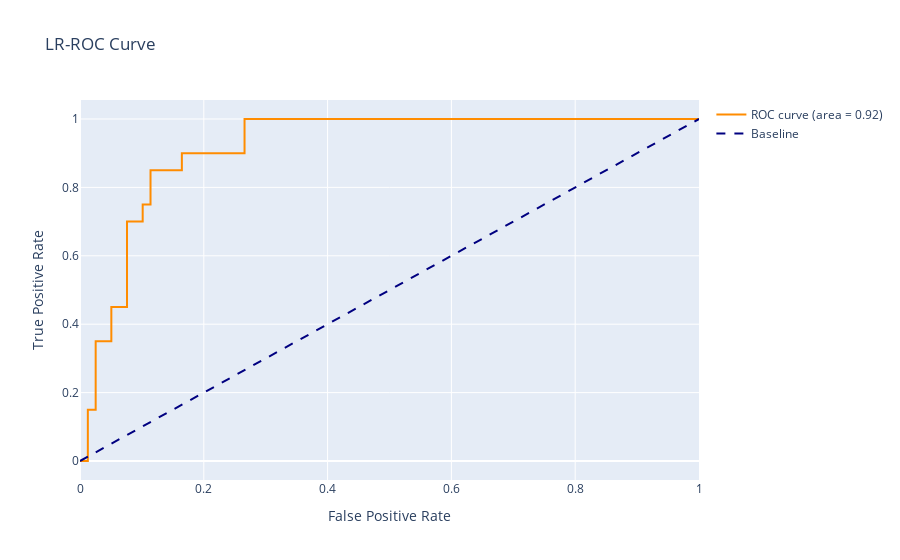

Notebook cell for this chart:
### Markdown cell above
#### ROC Curve

### Code cell
lr_training_roc = lr_training_summary.roc.toPandas()
lr_training_roc.to_csv('lr_training_roc.csv', index=False)

fig = go.Figure()
fig.add_trace(go.Scatter(x=lr_training_roc['FPR'], y=lr_training_roc['TPR'], 
                         mode='lines', line=dict(color='darkorange', width=2),
                         name='ROC curve (area = %0.2f)' % lr_training_summary.areaUnderROC))
fig.add_trace(go.Scatter(x=[0, 1], y=[0, 1], mode='lines', line=dict(color='navy', width=2, dash='dash'),
                         name='Baseline'))

fig.update_layout(
    title='LR-ROC Curve',
    xaxis_title='False Positive Rate',
    yaxis_title='True Positive Rate',
)

fig.show()

### Figure 1 — Plotly figure (JSON) as saved in the notebook; plotly's stock layout.template omitted (floating-point values rounded to 4 significant figures)
{"data": [{"line": {"color": "darkorange", "width": 2}, "mode": "lines", "name": "ROC curve (area = 0.92)", "type": "scatter", "x": [0, 0.01266, 0.01266, 0.01266, 0.01266, 0.02532, 0.02532, 0.02532, 0.02532, 0.02532, 0.03797, 0.05063, 0.05063, 0.05063, 0.06329, 0.07595, 0.07595, 0.07595, 0.07595, 0.07595, 0.07595, 0.08861, 0.1013, 0.1013, 0.1139, 0.1139, 0.1139, 0.1266, 0.1392, 0.1519, 0.1646, 0.1646, 0.1772, 0.1899, 0.2025, 0.2152, 0.2278, 0.2405, 0.2532, 0.2658, 0.2658, 0.2658, 0.2785, 0.2911, 0.3038, 0.3165, 0.3291, 0.3418, 0.3544, 0.3671, 0.3797, 0.3924, 0.4051, 0.4177, 0.4304, 0.443, 0.4557, 0.4684, 0.481, 0.4937, 0.5063, 0.519, 0.5316, 0.5443, 0.557, 0.5696, 0.5823, 0.5949, 0.6076, 0.6203, 0.6329, 0.6456, 0.6582, 0.6709, 0.6835, 0.6962, 0.7089, 0.7215, 0.7342, 0.7468, 0.7595, 0.7722, 0.7848, 0.7975, 0.8101, 0.8228, 0.8354, 0.8481, 0.8608, 0.8734, 0.8861, 0.8987, 0.9114, 0.9241, 0.9367, 0.9494, 0.962, 0.9747, 0.9873, 1, 1], "y": [0, 0, 0.05, 0.1, 0.15, 0.15, 0.2, 0.25, 0.3, 0.35, 0.35, 0.35, 0.4, 0.45, 0.45, 0.45, 0.5, 0.55, 0.6, 0.65, 0.7, 0.7, 0.7, 0.75, 0.75, 0.8, 0.85, 0.85, 0.85, 0.85, 0.85, 0.9, 0.9, 0.9, 0.9, 0.9, 0.9, 0.9, 0.9, 0.9, 0.95, 1, 1, 1, 1, 1, 1, 1, 1, 1, 1, 1, 1, 1, 1, 1, 1, 1, 1, 1, 1, 1, 1, 1, 1, 1, 1, 1, 1, 1, 1, 1, 1, 1, 1, 1, 1, 1, 1, 1, 1, 1, 1, 1, 1, 1, 1, 1, 1, 1, 1, 1, 1, 1, 1, 1, 1, 1, 1, 1, 1]}, {"line": {"color": "navy", "dash": "dash", "width": 2}, "mode": "lines", "name": "Baseline", "type": "scatter", "x": [0, 1], "y": [0, 1]}], "layout": {"title": {"text": "LR-ROC Curve"}, "xaxis": {"title": {"text": "False Positive Rate"}}, "yaxis": {"title": {"text": "True Positive Rate"}}}}
